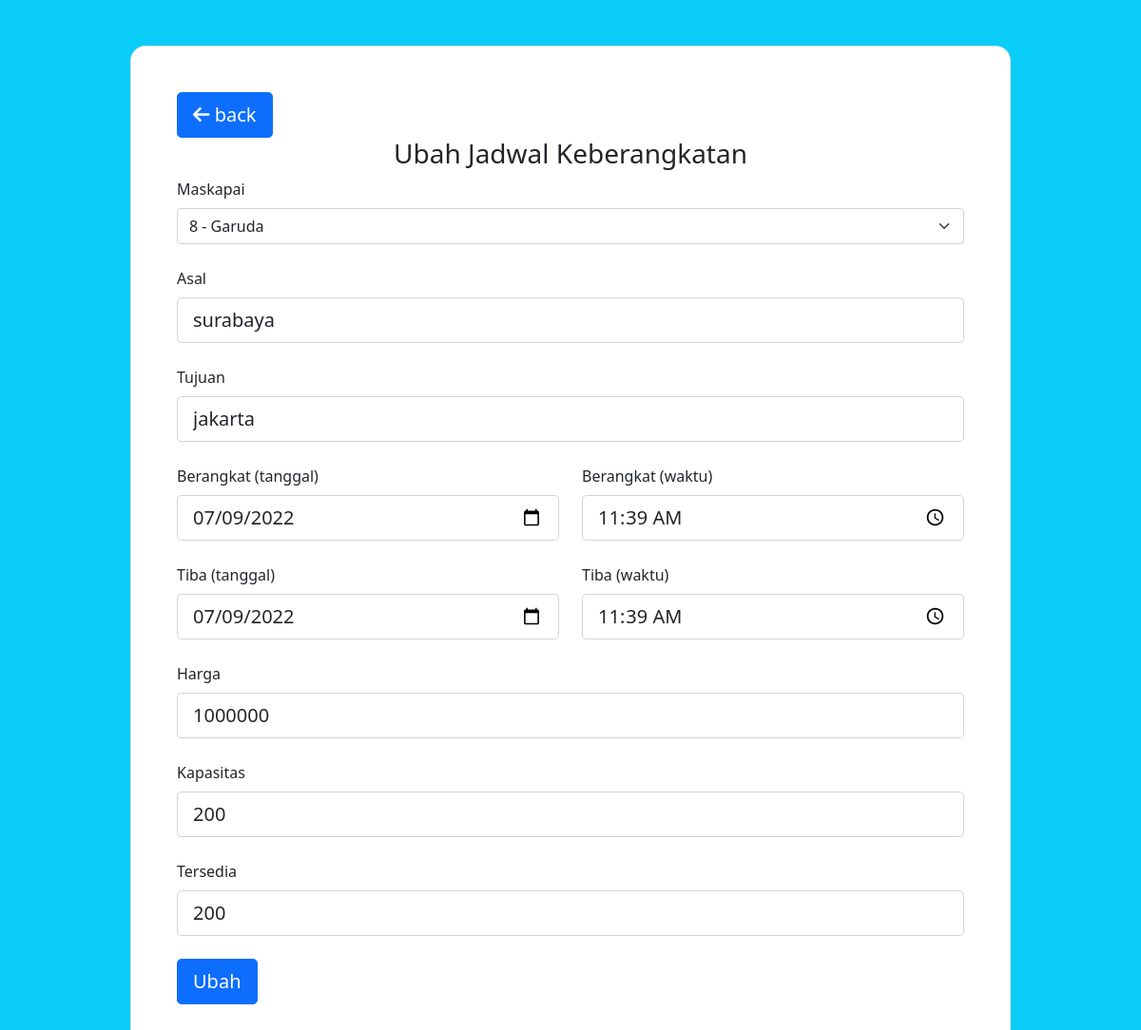
The app's page /edit-jadwal.php?id=12 (signed in), older data.
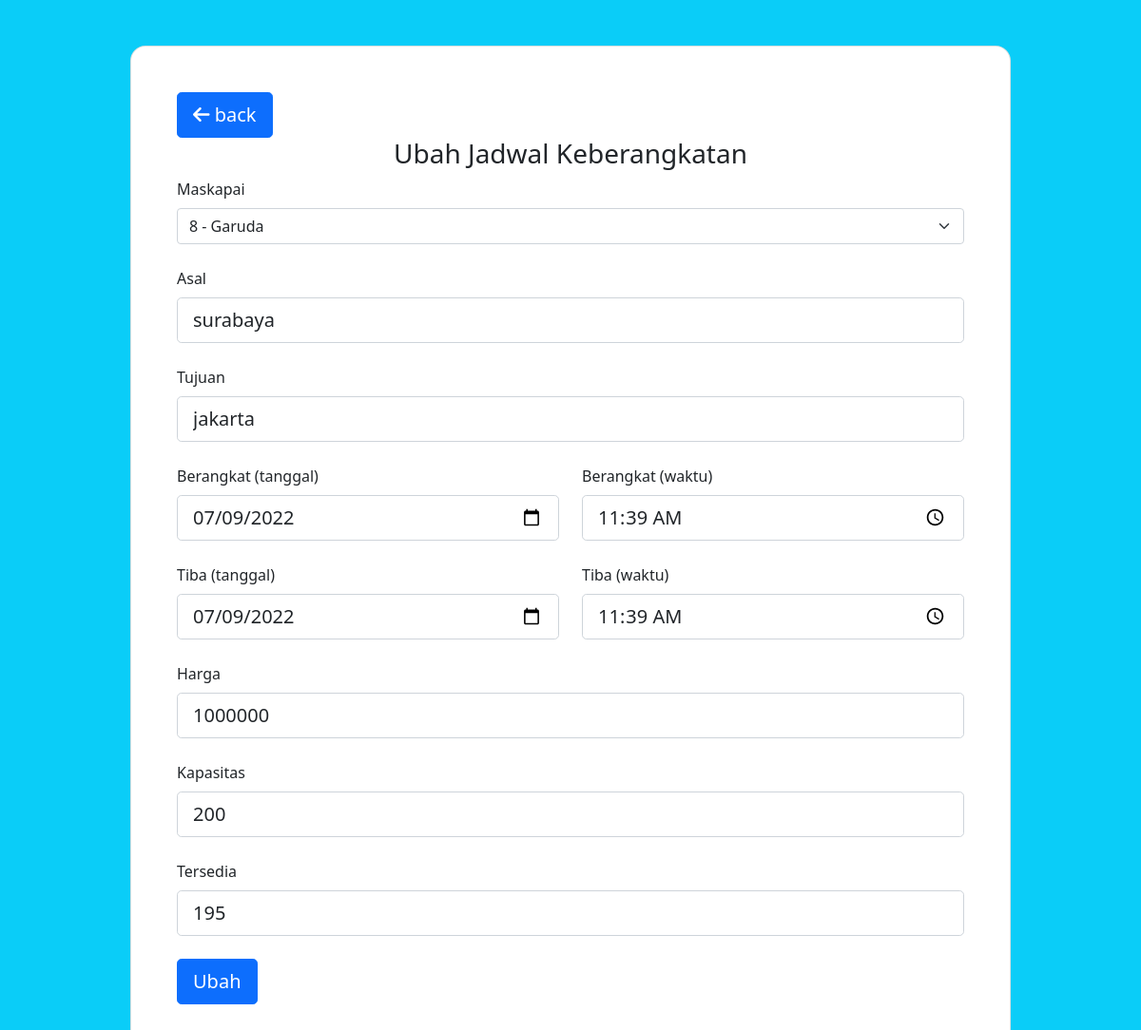
The same page, newer data.
### tables this page shows
CREATE TABLE `jadwal` (
  `id` int(5) NOT NULL,
  `maskapai` int(5) NOT NULL,
  `asal` varchar(255) NOT NULL,
  `tujuan` varchar(255) NOT NULL,
  `berangkat` datetime NOT NULL,
  `tiba` datetime NOT NULL,
  `harga` int(25) NOT NULL,
  `kapasitas` int(11) NOT NULL,
  `tersedia` int(11) NOT NULL
);

CREATE TABLE `maskapai` (
  `id` int(5) NOT NULL,
  `nama` varchar(255) NOT NULL,
  `kode` varchar(5) NOT NULL
);

### edit-jadwal.php (the view, shortened to what the changed rows need)
<?php
include 'config.php';
if(isset($_GET['id'])){
    $id = $_GET['id'];
    $query = "SELECT * FROM jadwal WHERE id = $id";
    $result = $conn->query($query);
    $hasil = mysqli_fetch_assoc($result);
} else {
    header("Location: dashboard.php");
}
?>
<!DOCTYPE html>
<html lang="en">
<head>
    <link href="https://cdn.jsdelivr.net/npm/bootstrap@5.1.3/dist/css/bootstrap.min.css" rel="stylesheet">
    <link rel="stylesheet" href="https://cdnjs.cloudflare.com/ajax/libs/font-awesome/6.1.1/css/all.min.css" />
</head>
<body style="background-color: #0ACDF8;">
    <section>
        <div class="container py-5 h-100">
            <div class="row d-flex justify-content-center align-items-center">
                <div class="col-12 col-md-8 col-lg-6 col-xl-10">
                    <div class="card shadow-2-strong" style="border-radius: 1rem;">
                        <div class="card-body p-5">
                            <form action="" method="POST">
                                <div class="form-outline mb-4">
                                    <label class="form-label" for="asal">Maskapai</label>
                                    <select class="form-select" name="maskapai" required>
                                        <?php
                                        $query = "SELECT * FROM maskapai";
                                        $result = $conn->query($query);
                                        while($row = $result->fetch_array()){
                                            $id = $row['id'];
                                            $nm_maskapai = $row['nama'];
                                            echo '<option value="'.$id.'" '.($id==$hasil['maskapai']?" selected":"").'
                                            >'.$id.' - '.$nm_maskapai.'</option>';
                                        }
                                        ?>
                                    </select>
                                </div>
                                <div class="form-outline mb-4">
                                    <label class="form-label" for="asal">Asal</label>
                                    <input type="text" id="asal" name="asal" value="<?= $hasil['asal'] ?>" class="form-control form-control-lg" required/>
                                </div>
                                <div class="form-outline mb-4">
                                    <label class="form-label" for="tujuan">Tujuan</label>
                                    <input type="text" id="tujuan" name="tujuan"  value="<?= $hasil['tujuan'] ?>" class="form-control form-control-lg" required/>
                                </div>
                                <div class="row">
                                    <div class="form-outline col mb-4">
                                        <label class="form-label" for="berangkat">Berangkat (tanggal)</label>
                                        <input type="date" id="berangkat" name="berangkat" value="<?= date("Y-m-d",strtotime($hasil['berangkat'])) ?>" class="form-control form-control-lg" required/>
                                    </div>
                                    <div class="form-outline col mb-4">
                                        <label class="form-label" for="tiba">Berangkat (waktu)</label>
                                        <input type="time" id="berangkat_waktu" name="berangkat_waktu" value="<?= date("H:i",strtotime($hasil['berangkat'])) ?>" class="form-control form-control-lg" required/>
                                    </div>
                                </div>
                                <div class="row">
                                    <div class="form-outline col mb-4">
                                        <label class="form-label" for="tiba">Tiba (tanggal)</label>
                                        <input type="date" id="tiba" name="tiba" value="<?= date("Y-m-d",strtotime($hasil['tiba'])) ?>" class="form-control form-control-lg" required/>
                                    </div>
                                    <div class="form-outline col mb-4">
                                        <label class="form-label" for="tiba">Tiba (waktu)</label>
                                        <input type="time" id="tiba_waktu" name="tiba_waktu" value="<?= date("H:i",strtotime($hasil['tiba'])) ?>" class="form-control form-control-lg" required/>
                                    </div>
                                </div>
                                <div class="form-outline mb-4">
                                    <label class="form-label" for="harga">Harga</label>
                                    <input type="text" id="harga" name="harga" value="<?= $hasil['harga'] ?>" class="form-control form-control-lg" required/>
                                </div>
                                <div class="form-outline mb-4">
                                    <label class="form-label" for="kapasitas">Kapasitas</label>
                                    <input type="text" id="kapasitas" name="kapasitas" value="<?= $hasil['kapasitas'] ?>" class="form-control form-control-lg" required/>
                                </div>
                                <div class="form-outline mb-4">
                                    <label class="form-label" for="tersedia">Tersedia</label>
                                    <input type="text" id="tersedia" name="tersedia" value="<?= $hasil['tersedia'] ?>" class="form-control form-control-lg" required/>
                                </div>
                            </form>
                        </div>
                    </div>
                </div>
            </div>
        </div>
    </section>
</body>
</html>

Row changes from the older to the newer data that the page shows:
changed jadwal "surabaya": tersedia "200" → "195"
